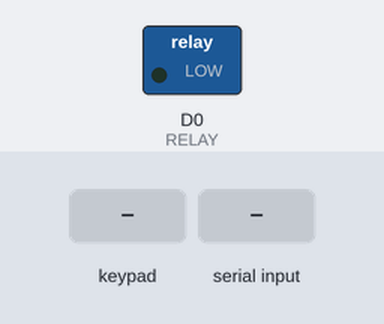
Bench run of a sketch on a simulated ESP8266 (NodeMCU). Shown: switched loads named in the sketch (green lamp = pin HIGH). Inputs (shaded band) come from the test bench. WiFi joins after 1.5 s; servers stay silent unless stated; what the sketch prints to the serial monitor is not drawn.

Above: at 3.0 s.
3.1 s: keypad keys 7 8 9 0 # pressed 0.4 s apart
At 6.0 s:
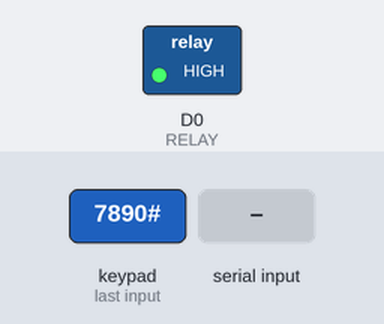
9.6 s: "ON\n" received over Serial
At 10.3 s:
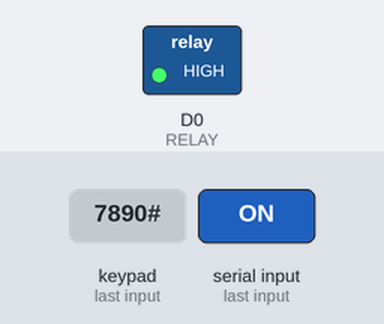
11.1 s: "OFF\n" received over Serial
At 12.0 s:
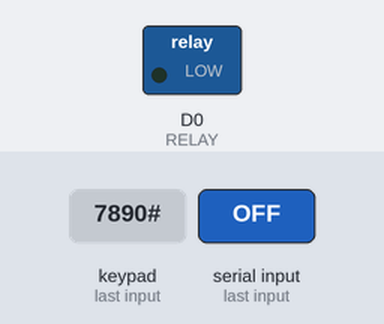
Timing chart, 0 to 14.1 s (numbered marks = the images above; inputs shaded):
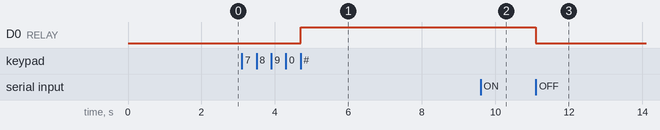

The sketch:

newlast.ino
```cpp
// __define-ocg__ SMART SOLENOID LOCK with ESP8266 + Keypad + Blynk + Serial
// Author: Omm Prakasha

#define BLYNK_TEMPLATE_ID "TMPL3ZcVPHmr5"
#define BLYNK_TEMPLATE_NAME "SMART DOOR LOCK"
#define BLYNK_AUTH_TOKEN "qZeUXKcePv5DRvfiFnNV1K07kKuJepUF"

#include <ESP8266WiFi.h>
#include <BlynkSimpleEsp8266.h>
#include <Keypad.h>

// ---------- WiFi Credentials ----------
char auth[] = BLYNK_AUTH_TOKEN;
char ssid[] = "POCO X6 Neo 5G";        // 🔹 Enter your WiFi name
char pass[] = "8895847315";    // 🔹 Enter your WiFi password

// ---------- Pin Configuration ----------
#define RELAY D0       // Relay module connected to D1
#define VPIN_SWITCH V1 // Blynk switch virtual pin
#define VPIN_LED V2    // Blynk LED virtual pin

// ---------- Relay Auto-Off Timer ----------
#define RELAY_ON_TIME 5000  // 5 seconds (5000 ms)

// ---------- Password Settings ----------
String correctPassword = "7890";  // You can change your password here
String enteredPassword = "";

// ---------- Keypad Setup ----------
const byte ROWS = 4;
const byte COLS = 4;
char keys[ROWS][COLS] = {
  {'1','2','3','A'},
  {'4','5','6','B'},
  {'7','8','9','C'},
  {'*','0','#','D'}
};
byte rowPins[ROWS] = {D1, D2, D3, D4};
byte colPins[COLS] = {D5, D6, D7, D8};

Keypad keypad = Keypad(makeKeymap(keys), rowPins, colPins, ROWS, COLS);

// ---------- Variables ----------
bool relayState = false;
unsigned long relayStartTime = 0;

// ---------- Relay Control Functions ----------
void activateRelay() {
  digitalWrite(RELAY, HIGH);
  Blynk.virtualWrite(VPIN_LED, 255);
  Blynk.virtualWrite(VPIN_SWITCH, 1);
  Serial.println("🔓 Solenoid Lock: UNLOCKED (Relay ON)");
  relayState = true;
  relayStartTime = millis();
}

void deactivateRelay() {
  digitalWrite(RELAY, LOW);
  Blynk.virtualWrite(VPIN_LED, 0);
  Blynk.virtualWrite(VPIN_SWITCH, 0);
  Serial.println("🔒 Solenoid Lock: LOCKED (Relay OFF)");
  relayState = false;
}

// ---------- Blynk App Control ----------
BLYNK_WRITE(VPIN_SWITCH) {
  int value = param.asInt();
  if (value == 1) activateRelay();
  else deactivateRelay();
}

// ---------- Setup ----------
void setup() {
  Serial.begin(9600);
  pinMode(RELAY, OUTPUT);
  digitalWrite(RELAY, LOW);

  Blynk.begin(auth, ssid, pass);
  Serial.println("\nSMART SOLENOID LOCK SYSTEM READY");
  Serial.println("Control by: Keypad | Serial Monitor | Blynk App");
  Serial.println("Serial Commands: Type ON or OFF");
}

// ---------- Main Loop ----------
void loop() {
  Blynk.run();

  // ---- Serial Control ----
  if (Serial.available()) {
    String input = Serial.readStringUntil('\n');
    input.trim();
    input.toUpperCase();

    if (input == "ON") {
      activateRelay();
    } else if (input == "OFF") {
      deactivateRelay();
    }
  }

  // ---- Keypad Control ----
  char key = keypad.getKey();
  if (key) {
    Serial.print("Key Pressed: ");
    Serial.println(key);

    if (key == '#') { // Enter key
      if (enteredPassword == correctPassword) {
        Serial.println("✅ Correct Password — Unlocking...");
        activateRelay();
      } else {
        Serial.println("❌ Wrong Password — Access Denied");
      }
      enteredPassword = ""; // Reset password
    }
    else if (key == '*') { // Clear input
      enteredPassword = "";
      Serial.println("🔁 Password Cleared");
    }
    else {
      enteredPassword += key;
      Serial.print("Entered: ");
      Serial.println(enteredPassword);
    }
  }

  // ---- Auto-Off after 5 seconds ----
  if (relayState && (millis() - relayStartTime >= RELAY_ON_TIME)) {
    deactivateRelay();
  }
}
```

Measured:
- after the input at 3.1 s, D0 (RELAY): LOW → HIGH after 1.6 s
- after the input at 9.6 s, D0 (RELAY): stays HIGH (without the input it goes to LOW after 0.13 s)
- after the input at 11.1 s, D0 (RELAY): HIGH → LOW after 0.00 s instead of 3.5 s
